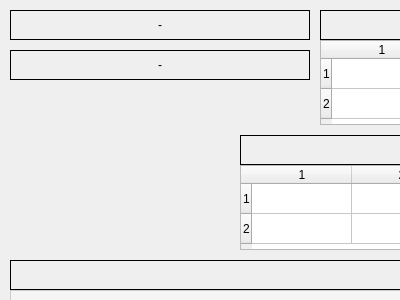
<?xml version="1.0" encoding="UTF-8"?>
<ui version="4.0">
    <class>Co-Manipulation Interactive GUI</class>
    <widget class="QWidget" name="Co-Manipulation Interactive GUI">
        <property name="geometry">
            <rect>
                <x>0</x>
                <y>0</y>
                <width>400</width>
                <height>300</height>
            </rect>
        </property>
        <property name="windowTitle">
            <string>Co-Manipulation Interactive GUI</string>
        </property>
        <!-- Widget for current hybrid mode -->
        <widget class="QLabel" name="hybridModeLabel">
            <property name="text">
                <string>-</string>
            </property>
            <property name="alignment">
                <set>Qt::AlignCenter</set>
            </property>
            <property name="styleSheet">
                <string>border: 1px solid black; padding: 4px;</string>
            </property>
            <property name="geometry">
                <rect>
                    <x>10</x>
                    <y>10</y>
                    <width>300</width>
                    <height>30</height>
                </rect>
            </property>
        </widget>
        <!-- Widget for current run time -->
        <widget class="QLabel" name="timeNow">
            <property name="text">
                <string>-</string>
            </property>
            <property name="alignment">
                <set>Qt::AlignCenter</set>
            </property>
            <property name="styleSheet">
                <string>border: 1px solid black; padding: 4px;</string>
            </property>
            <property name="geometry">
                <rect>
                    <x>10</x>
                    <y>50</y>
                    <width>300</width>
                    <height>30</height>
                </rect>
            </property>
        </widget>
        <!-- Widget for wrench threshold table title -->
        <widget class="QLabel" name="wrenchTitle">
            <property name="text">
                <string>External Wrench Limit Detection</string>
            </property>
            <property name="alignment">
                <set>Qt::AlignCenter</set>
            </property>
            <property name="styleSheet">
                <string>border: 1px solid black; padding: 4px;</string>
            </property>
            <property name="geometry">
                <rect>
                    <x>320</x>
                    <y>10</y>
                    <width>700</width>
                    <height>30</height>
                </rect>
            </property>
        </widget>
        <!-- Widget for table of wrench thresholds -->
        <widget class="QTableWidget" name="wrenchTable">
            <property name="rowCount">
                <number>2</number>
            </property>
            <property name="columnCount">
                <number>6</number>
            </property>
            <property name="geometry">
                <rect>
                    <x>320</x>
                    <y>40</y>
                    <width>700</width>
                    <height>85</height>
                </rect>
            </property>
        </widget>
        <!-- Widget for joint torque threshold table title -->
        <widget class="QLabel" name="torqueTitle">
            <property name="text">
                <string>Joint Torque Limit Detection</string>
            </property>
            <property name="alignment">
                <set>Qt::AlignCenter</set>
            </property>
            <property name="styleSheet">
                <string>border: 1px solid black; padding: 4px;</string>
            </property>
            <property name="geometry">
                <rect>
                    <x>240</x>
                    <y>135</y>
                    <width>780</width>
                    <height>30</height>
                </rect>
            </property>
        </widget>
        <!-- Widget for table of joint torque thresholds -->
        <widget class="QTableWidget" name="torqueTable">
            <property name="rowCount">
                <number>2</number>
            </property>
            <property name="columnCount">
                <number>7</number>
            </property>
            <property name="geometry">
                <rect>
                    <x>240</x>
                    <y>165</y>
                    <width>780</width>
                    <height>85</height>
                </rect>
            </property>
        </widget>
        <!-- Widget for error log title -->
        <widget class="QLabel" name="errorReportTitle">
            <property name="text">
                <string>Error Log</string>
            </property>
            <property name="alignment">
                <set>Qt::AlignCenter</set>
            </property>
            <property name="styleSheet">
                <string>border: 1px solid black; padding: 4px;</string>
            </property>
            <property name="geometry">
                <rect>
                    <x>10</x>
                    <y>260</y>
                    <width>1010</width>
                    <height>30</height>
                </rect>
            </property>
        </widget>
        <!-- Widget for error log -->
        <widget class="QTextEdit" name="errorReport">
            <property name="readOnly">
                <bool>true</bool>
            </property>
            <property name="lineWrapMode">
                <enum>QTextEdit::WidgetWidth</enum>
            </property>
            <property name="verticalScrollBarPolicy">
                <enum>Qt::ScrollBarAsNeeded</enum>
            </property>
            <property name="styleSheet">
                <string notr="true">
                    QTextEdit {
                        background-color: #f5f5f5;
                        border: 1px solid #ccc;
                        font-family: Consolas;
                        font-size: 11pt;
                        padding: 4px;
                    }
                </string>
            </property>
            <property name="geometry">
                <rect>
                    <x>10</x>
                    <y>290</y>
                    <width>1010</width>
                    <height>400</height>
                </rect>
            </property>
        </widget>
  <!-- <widget class="QPushButton" name="Test">
   <property name="geometry">
    <rect>
     <x>120</x>
     <y>70</y>
     <width>98</width>
     <height>27</height>
    </rect>
   </property>
   <property name="text">
    <string>Original Name</string>
   </property>
  </widget> -->
    </widget>
 <resources/>
 <connections/>
</ui>
